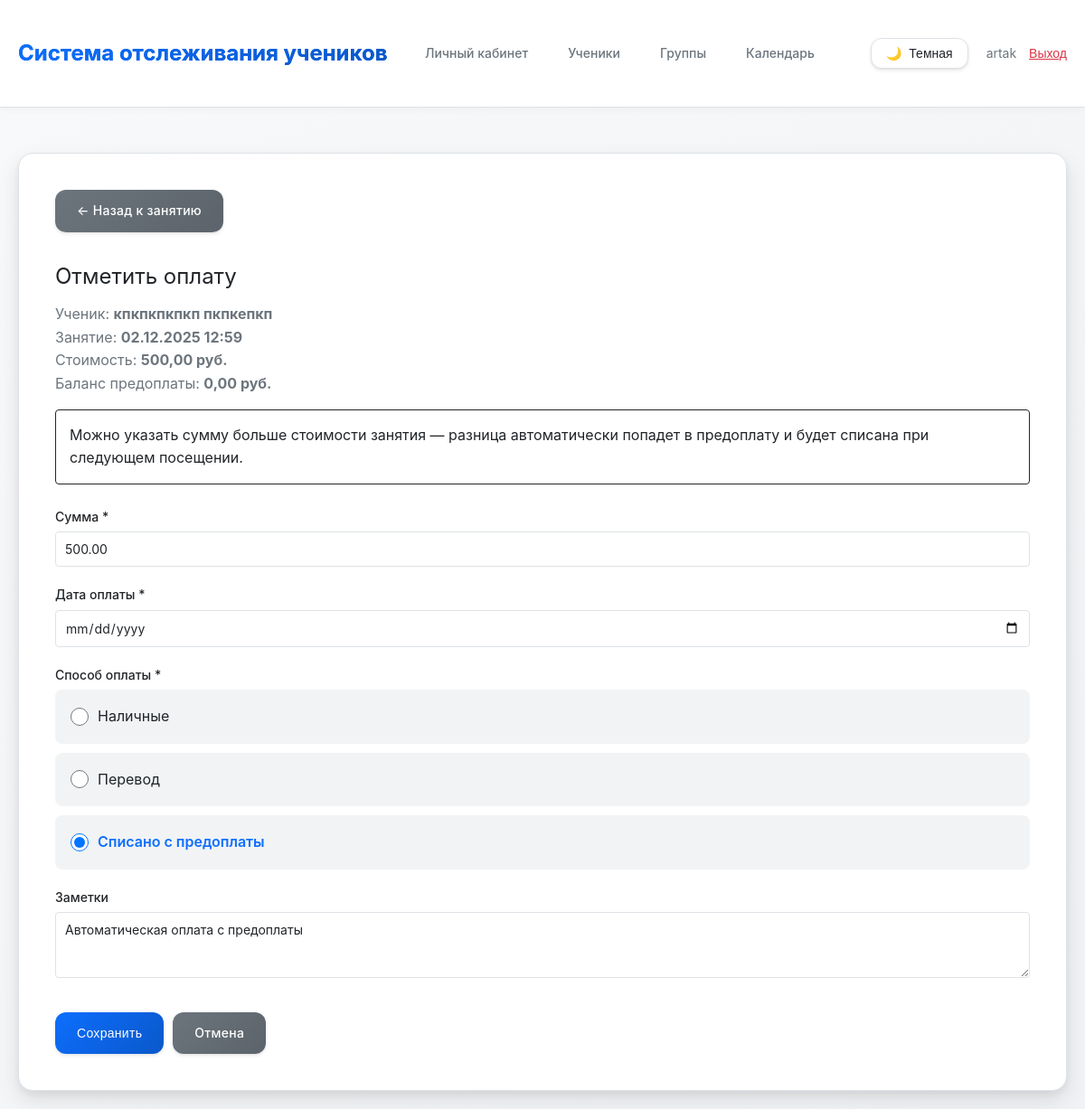
Screenshot of /lesson/22/payment/17/ (signed in) with the database file from the repository.
### main/models.py (models this page shows, shortened)
class Student(models.Model):
    tutor = models.ForeignKey(Tutor, on_delete=models.CASCADE, related_name='students', verbose_name='Репетитор')
    groups = models.ManyToManyField(StudentGroup, related_name='students', blank=True, verbose_name='Группы')
    first_name = models.CharField(max_length=100, verbose_name='Имя')
    last_name = models.CharField(max_length=100, verbose_name='Фамилия')
    phone = models.CharField(max_length=20, blank=True, null=True, verbose_name='Телефон')
    telegram = models.CharField(max_length=20, blank=True, null=True, verbose_name='Телеграм')
    created_at = models.DateTimeField(auto_now_add=True, verbose_name='Дата создания')
    updated_at = models.DateTimeField(auto_now=True, verbose_name='Дата обновления')
    grade = models.CharField(max_length=10, blank=True, null=True, verbose_name='Класс')
    notes = models.TextField(blank=True, verbose_name='Заметки')
    is_active = models.BooleanField(default=True, verbose_name='Активен')
    prepaid_balance = models.DecimalField(
        max_digits=10,
        decimal_places=2,
        default=Decimal('0.00'),
        verbose_name='Баланс предоплаты'
    )
    class Meta:
        verbose_name = 'Ученик'
        verbose_name_plural = 'Ученики'
        ordering = ['last_name', 'first_name']
    def __str__(self):
        return f"{self.last_name} {self.first_name}"

class Lesson(models.Model):
    tutor = models.ForeignKey(Tutor, on_delete=models.CASCADE, related_name='lessons', verbose_name='Репетитор')
    students = models.ManyToManyField(Student, related_name='lessons', verbose_name='Ученики')
    date = models.DateField(verbose_name='Дата')
    time = models.TimeField(verbose_name='Время')
    duration = models.IntegerField(default=60, validators=[MinValueValidator(1)], verbose_name='Длительность (минуты)')
    lesson_price = models.DecimalField(max_digits=10, decimal_places=2, default=Decimal('0.00'), validators=[MinValueValidator(Decimal('0.00'))], verbose_name='Стоимость занятия (за одного ученика)')
    subject = models.CharField(max_length=200, blank=True, verbose_name='Предмет/Тема')
    notes = models.TextField(blank=True, verbose_name='Заметки')
    created_at = models.DateTimeField(auto_now_add=True, verbose_name='Дата создания')
    updated_at = models.DateTimeField(auto_now=True, verbose_name='Дата обновления')
    class Meta:
        verbose_name = 'Занятие'
        verbose_name_plural = 'Занятия'
        ordering = ['-date', '-time']

class Payment(models.Model):
    PAYMENT_METHOD_CHOICES = [
        ('cash', 'Наличные'),
        ('transfer', 'Перевод'),
        ('balance', 'Списано с предоплаты'),
    ]
    student = models.ForeignKey(Student, on_delete=models.CASCADE, related_name='payments', verbose_name='Ученик')
    lesson = models.ForeignKey(Lesson, on_delete=models.SET_NULL, null=True, blank=True, related_name='payments', verbose_name='Занятие')
    amount = models.DecimalField(max_digits=10, decimal_places=2, validators=[MinValueValidator(Decimal('0.01'))], verbose_name='Сумма')
    payment_date = models.DateField(verbose_name='Дата оплаты')
    payment_method = models.CharField(max_length=20, choices=PAYMENT_METHOD_CHOICES, default='cash', verbose_name='Способ оплаты')
    notes = models.TextField(blank=True, verbose_name='Заметки')
    created_at = models.DateTimeField(auto_now_add=True, verbose_name='Дата создания')
    is_balance_payment = models.BooleanField(default=False, verbose_name='Оплата с предоплаты')
    class Meta:
        verbose_name = 'Оплата'
        verbose_name_plural = 'Оплаты'
        ordering = ['-payment_date', '-created_at']

### main/views.py (the view)
# urls.py: path('lesson/<int:lesson_pk>/payment/<int:student_pk>/', views.mark_payment, name='mark_payment'),
@login_required
def mark_payment(request, lesson_pk, student_pk):
    tutor = get_tutor(request)
    if not tutor:
        messages.error(request, 'Профиль репетитора не найден.')
        return redirect('dashboard')
    lesson = get_object_or_404(Lesson, pk=lesson_pk, tutor=tutor)
    student = get_object_or_404(Student, pk=student_pk, tutor=tutor)
    if student not in lesson.students.all():
        messages.error(request, 'Этот ученик не назначен на данное занятие.')
        return redirect('lesson_detail', pk=lesson_pk)
    attendance = Attendance.objects.filter(lesson=lesson, student=student, status='present').first()
    if not attendance:
        messages.warning(request, 'Ученик не присутствовал на занятии.')
    existing_payment = Payment.objects.filter(lesson=lesson, student=student).first()
    if request.method == 'POST':
        if existing_payment:
            previous_amount = existing_payment.amount
            was_balance_payment = existing_payment.is_balance_payment
            form = PaymentForm(request.POST, instance=existing_payment, lesson=lesson, student=student)
        else:
            previous_amount = Decimal('0.00')
            was_balance_payment = False
            form = PaymentForm(request.POST, lesson=lesson, student=student)
        if form.is_valid():
            payment = form.save(commit=False)
            payment.student = student
            payment.lesson = lesson
            payment.is_balance_payment = payment.payment_method == 'balance'
            payment.save()
            if payment.is_balance_payment:
                pass
            else:
                if was_balance_payment:
                    student.add_prepaid_balance(lesson.lesson_price)
                student.update_overpayment_balance(lesson, previous_amount, payment.amount)
            if existing_payment:
                messages.success(request, f'Оплата для {student} обновлена.')
            else:
                messages.success(request, f'Оплата для {student} отмечена.')
            return redirect('lesson_detail', pk=lesson_pk)
    else:
        if existing_payment:
            form = PaymentForm(instance=existing_payment, lesson=lesson, student=student)
        else:
            initial_data = {
                'payment_date': timezone.now().date().strftime('%Y-%m-%d'),
                'amount': lesson.lesson_price if lesson.lesson_price > 0 else None
            }
            form = PaymentForm(initial=initial_data, lesson=lesson, student=student)
    return render(request, 'main/mark_payment.html', {
        'form': form,
        'lesson': lesson,
        'student': student,
        'attendance': attendance
    })

### main/views.py (called while the page is built)
def get_tutor(request):
    if request.user.is_authenticated:
        try:
            return request.user.tutor
        except Tutor.DoesNotExist:
            return None
    return None

### main/templates/main/mark_payment.html (shortened to what this page needs)
{% extends 'main/base.html' %}
{% block content %}
<div style="margin-bottom: 30px;">
    <a href="{% url 'lesson_detail' lesson.pk %}" class="btn btn-secondary">← Назад к занятию</a>
</div>
<h2 style="margin-bottom: 10px; font-weight: 400; font-size: 24px;">Отметить оплату</h2>
<p style="color: var(--text-secondary); margin-bottom: 15px;">
    Ученик: <strong>{{ student }}</strong><br>
    Занятие: <strong>{{ lesson.date|date:"d.m.Y" }} {{ lesson.time|time:"H:i" }}</strong><br>
    {% if lesson.lesson_price > 0 %}
        Стоимость: <strong>{{ lesson.lesson_price }} руб.</strong>
    {% endif %}
    <br>
    Баланс предоплаты: <strong>{{ student.prepaid_balance }} руб.</strong>
</p>
<div class="alert alert-info" style="margin-bottom: 25px;">
    <p style="margin: 0;">
        Можно указать сумму больше стоимости занятия — разница автоматически попадет в предоплату и будет списана при следующем посещении.
    </p>
</div>
<form method="post">
    <div class="form-group">
        <label class="form-label" for="{{ form.amount.id_for_label }}">{{ form.amount.label }} *</label>
        {{ form.amount }}
    </div>
    <div class="form-group">
        <label class="form-label" for="{{ form.payment_date.id_for_label }}">{{ form.payment_date.label }} *</label>
        {{ form.payment_date }}
    </div>
    <div class="form-group">
        <label class="form-label">{{ form.payment_method.label }} *</label>
        {% for choice in form.payment_method %}
        <div class="radio-option">
            {{ choice.tag }}
            <label for="{{ choice.id_for_label }}">{{ choice.choice_label }}</label>
        </div>
        {% endfor %}
    </div>
    <div class="form-group">
        <label class="form-label" for="{{ form.notes.id_for_label }}">{{ form.notes.label }}</label>
        {{ form.notes }}
    </div>
    <div class="form-actions">
        <button type="submit" class="btn">Сохранить</button>
        <a href="{% url 'lesson_detail' lesson.pk %}" class="btn btn-secondary">Отмена</a>
    </div>
</form>
{% endblock %}

### main/templates/main/base.html (shortened to what this page needs)
{% load static %}
<!DOCTYPE html>
<html lang="ru">
<head>
</head>
<body>
    <header>
        <div class="container">
            <div style="display: flex; justify-content: space-between; align-items: center;">
                <h1><a href="{% url 'dashboard' %}" style="color: var(--text-primary); text-decoration: none;">Система отслеживания учеников</a></h1>
                <div style="display: flex; align-items: center; gap: 20px;">
                    {% if user.is_authenticated %}
                        <nav>
                            <a href="{% url 'dashboard' %}">Личный кабинет</a>
                            <a href="{% url 'student_list' %}">Ученики</a>
                            <a href="{% url 'group_list' %}">Группы</a>
                            <a href="{% url 'calendar' %}">Календарь</a>
                        </nav>
                        <button class="theme-toggle" id="theme-toggle" aria-label="Переключить тему">
                            <span id="theme-icon">🌙</span>
                            <span id="theme-text">Темная</span>
                        </button>
                        <div style="font-size: 14px; color: var(--text-secondary);">
                            {{ user.get_full_name|default:user.username }}
                            <form method="post" action="{% url 'logout' %}" style="display: inline;">
                                <button type="submit" style="background: none; border: none; color: var(--btn-danger); cursor: pointer; text-decoration: underline; padding: 0; margin-left: 10px; font-size: 14px;">Выход</button>
                            </form>
                        </div>
                    {% else %}
                        <nav>
                            <a href="{% url 'login' %}">Вход</a>
                            <a href="{% url 'register' %}">Регистрация</a>
                        </nav>
                    {% endif %}
                </div>
            </div>
        </div>
    </header>
    <div class="container">
        <div class="content">
            {% block content %}{% endblock %}
        </div>
    </div>
</body>
</html>

### main/templates/main/mark_payment.html (style rules this page uses)
.form-radio { margin-right: 10px; width: 20px; height: 20px; cursor: pointer; }
.radio-option { display: flex; align-items: center; padding: 15px; background: var(--bg-tertiary); border-radius: 8px; margin-bottom: 10px; cursor: pointer; transition: all 0.2s ease; border: 2px solid transparent; }
.radio-option input[type="radio"]:checked + label { font-weight: 600; color: var(--btn-primary); }
.radio-option label { cursor: pointer; margin: 0; font-size: 16px; flex-grow: 1; }

### rows the page displays
Student: last_name+first_name "кпкпкпкпкп пкпкепкп", prepaid_balance "0,00"
Lesson: date "02.12.2025", time "12:59", lesson_price "500,00"
Payment: amount "500.00", notes "Автоматическая оплата с предоплаты"

### other values shown
{{ user.get_full_name|default:user.username }} "artak"
{{ choice.choice_label }} "Наличные" "Перевод" "Списано с предоплаты"
